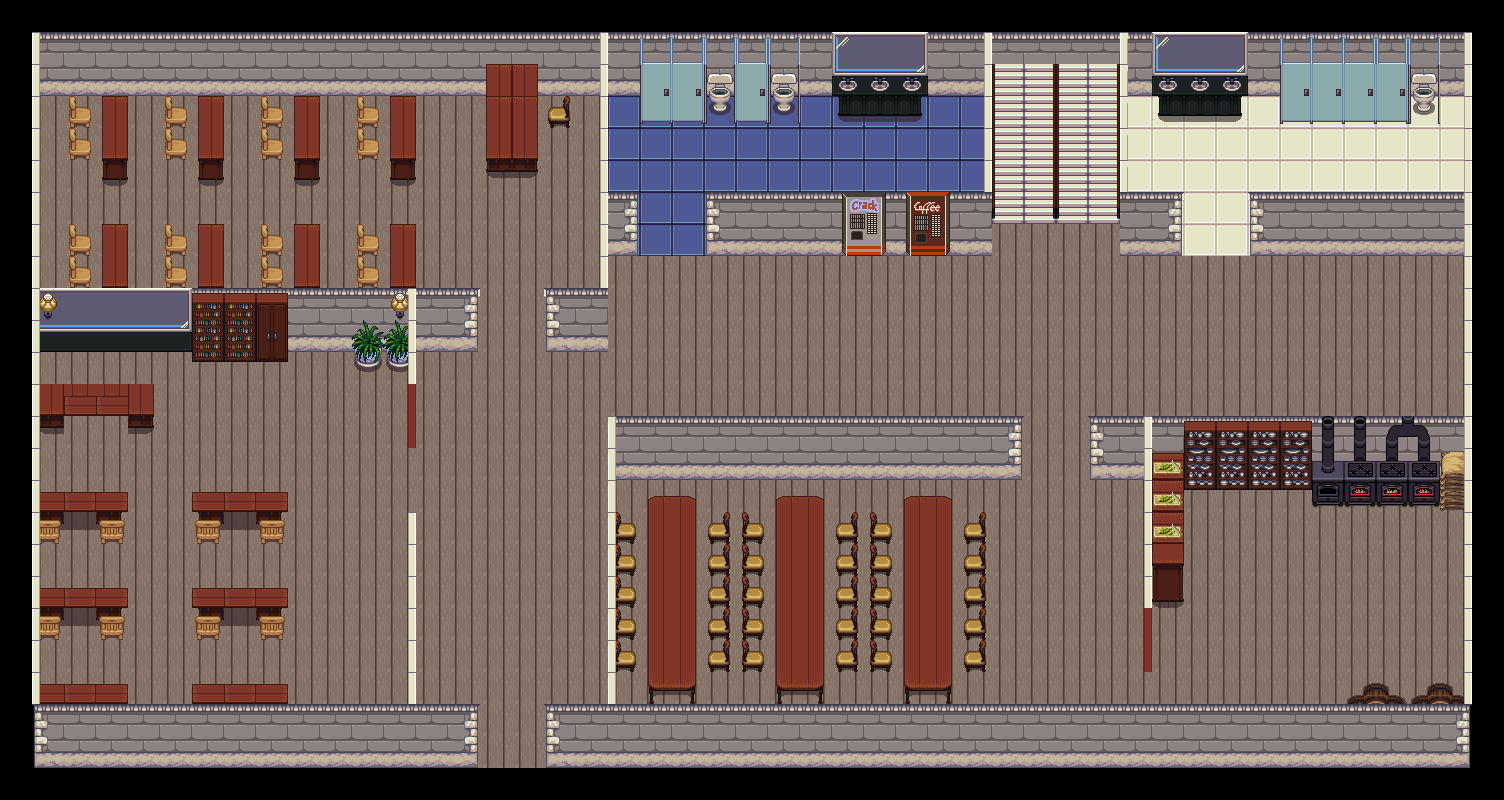

This game map was drawn from its Tiled (.tmx) file and the tilesets committed beside it. A one-line description and the trimmed map source follow:
An orthogonal 47x25 tile map with 32x32 px tiles, 5 tile layers (Capa de Patrones 1, Capa de patrones 2, Capa de patrones 3, Capa de patrones 4, ...), 8 tilesets.

<map version="1.2" tiledversion="1.2.2" orientation="orthogonal" renderorder="right-down" width="47" height="25" tilewidth="32" tileheight="32" infinite="0" nextlayerid="7" nextobjectid="1">
 <tileset firstgid="1" source="../Construccion Mapas/interior7.tsx" />
 <tileset firstgid="1025" source="../Construccion Mapas/Window.tsx" />
 <tileset firstgid="1041" source="../Construccion Mapas/Inside_A4.tsx" />
 <tileset firstgid="1281" source="../Construccion Mapas/interior4.tsx" />
 <tileset firstgid="2305" source="../Construccion Mapas/Inside_B.tsx" />
 <tileset firstgid="2561" source="../Construccion Mapas/Inside_A2.tsx" />
 <tileset firstgid="2753" source="../Construccion Mapas/interior3.tsx" />
 <tileset firstgid="2841" source="../Construccion Mapas/interior.tsx" />
 <layer id="1" name="Capa de Patrones 1" width="47" height="25">
  <data>[1175 cells, 1143 non-empty, 23 distinct tile ids]</data>
 </layer>
 <layer id="2" name="Capa de patrones 2" width="47" height="25">
  <data>[1175 cells, 266 non-empty, 64 distinct tile ids]</data>
 </layer>
 <layer id="3" name="Capa de patrones 3" width="47" height="25">
  <data>[1175 cells, 142 non-empty, 22 distinct tile ids]</data>
 </layer>
 <layer id="5" name="Capa de patrones 4" width="47" height="25">
  <data>[1175 cells, 14 non-empty, 4 distinct tile ids]</data>
 </layer>
 <layer id="6" name="Capa de patrones 5" width="47" height="25">
  <data>[1175 cells, 64 non-empty, 13 distinct tile ids]</data>
 </layer>
</map>
